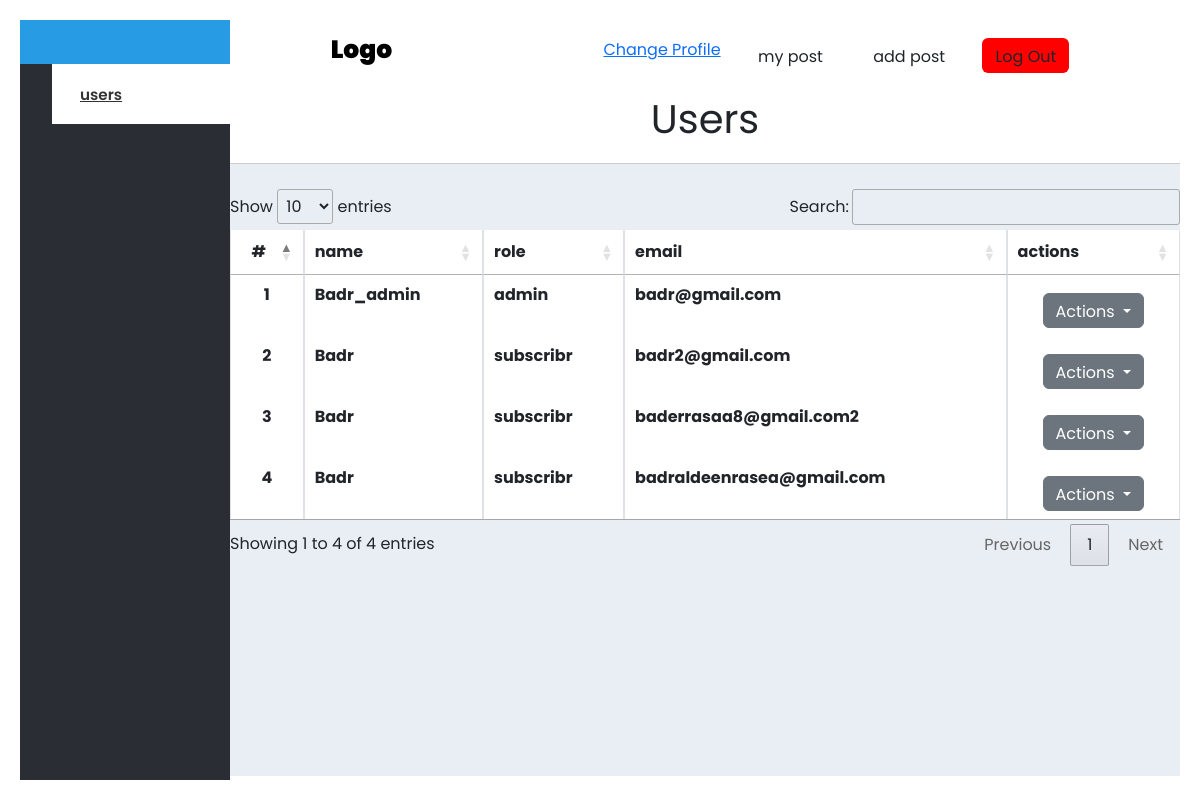
/admin_dashboard.php (signed in), run on an earlier commit of the app's database.
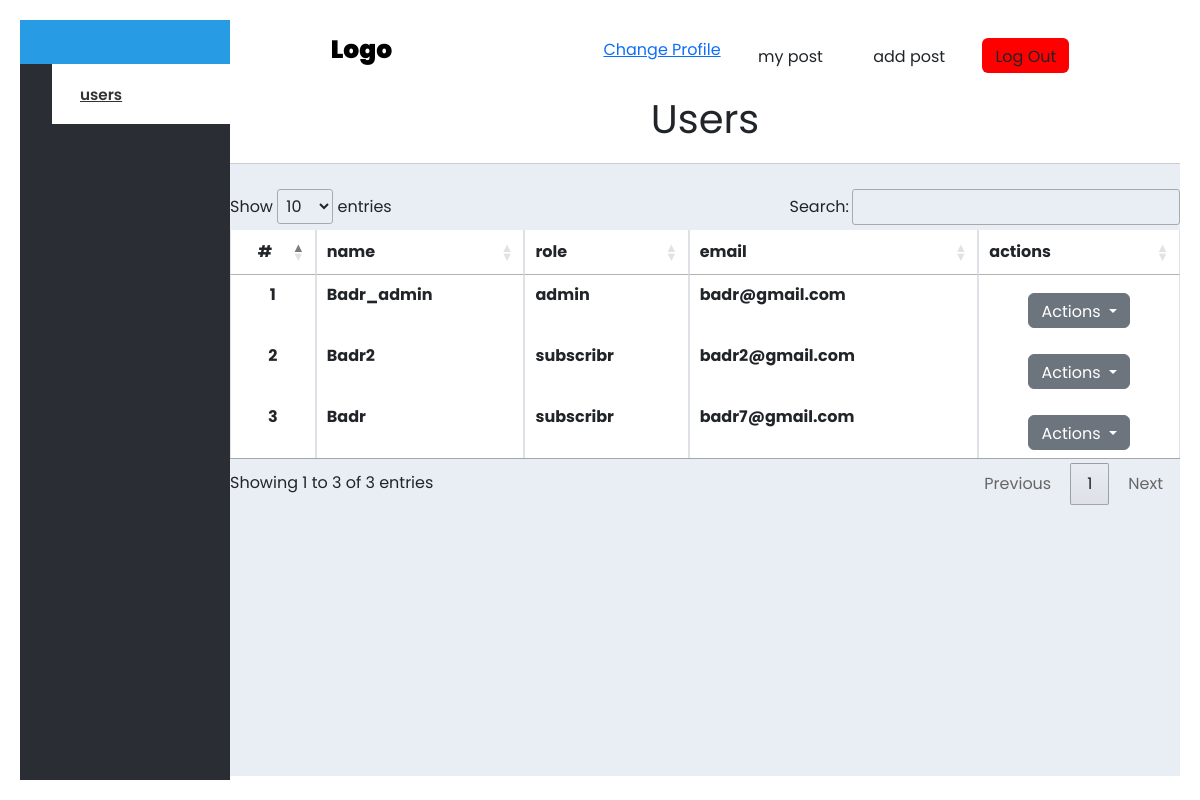
And on a later commit of the database.
### tables this page shows
CREATE TABLE `users` (
  `Id` int(11) NOT NULL,
  `Username` varchar(200) DEFAULT NULL,
  `Email` varchar(200) DEFAULT NULL,
  `Age` int(11) DEFAULT NULL,
  `Password` varchar(200) DEFAULT NULL,
  `verified` tinyint(1) DEFAULT 0,
  `Token` varchar(255) DEFAULT NULL,
  `roles` int(11) NOT NULL DEFAULT 2,
  `permissions` int(11) NOT NULL DEFAULT 2
);

### admin_dashboard.php (the view, shortened to what this page needs)
<?php
   include("php/config.php");
?>
<!DOCTYPE html>
<html lang="en">
<head>
    <link rel="stylesheet" href="style/style.css">
    <link rel="stylesheet" href="style/admin_style.css">
</head>
<body></body>
<section id="sidebar">
<div class="white-label">
</div>
<div id="sidebar-nav">
<ul>
<li class="active"><a href="#"><i class="fa fa-dashboard"></i> users</a></li>
</ul>
</div>
</section>
<section id="content">
<div class="nav">
    <div class="logo">
        <a href="index.php">Logo</a>
    </div>
    <div class="right-links">
        <?php
        $id = $_SESSION['id'];
        $query = mysqli_query($con, "SELECT * FROM users WHERE Id = $id");
        while ($result = mysqli_fetch_assoc($query)) {
            $res_id = $result['Id'];
        }
        echo "<a href='edit.php?Id=$res_id' class='link'>Change Profile</a>";
        ?>
        <a href="my_posts.php"><button class="btn">my post</button></a>
        <a href="new_post.php"><button class="btn"> add post</button></a>
        <a href="php/logout.php"><button class="btn" style="background-color: red;">Log Out</button></a>
    </div>
</div>
    <div class="content">
            <div class="content-header">
                <h1>Users</h1>
            </div>
<table class="table table-hover table-bordered" id="list2">
				<thead>
					<tr>
						<th class="text-center">#</th>
						<th>name</th>
						<th>role</th>
						<th>email</th>
						<th>actions</th>
					</tr>
				</thead>
				<tbody>
					<?php
					$i = 1;
					$qry = $con->query("SELECT * FROM users");
					while ($row = $qry->fetch_assoc()) :
					?>
						<tr>
							<th class="text-center"><?php echo $i++ ?></th>
							<td><b><?php echo ucwords($row['Username']) ?></b></td>
							<td><b>
									<?php if ($row['roles'] == 1) {
											echo "admin";
										}
                                        else
                                        echo "subscribr";
                                        ?>
								</b></td>
							<td><b><?php echo $row['Email'] ?></b></td>
							<td class="text-center">
    <div class="dropdown">
        <button class="btn btn-secondary dropdown-toggle" type="button" id="dropdownMenuButton" data-bs-toggle="dropdown" aria-expanded="false">
            Actions
        </button>
    </div>
</td>
						</tr>
					<?php endwhile; ?>
				</tbody>
			</table>
    </div>
</section>
<link href="https://stackpath.bootstrapcdn.com/bootstrap/5.3.0/css/bootstrap.min.css" rel="stylesheet">
<link rel="stylesheet" type="text/css" href="https://cdn.datatables.net/1.11.5/css/jquery.dataTables.css">

### style/style.css (style rules this page uses)
* { padding: 0; margin: 0; box-sizing: border-box; font-family: 'Poppins',sans-serif; }
body { background: #e4e9f7; }
.btn { height: 35px; background: rgba(76,68,182,0.808); border: 0; border-radius: 5px; color: #fff; font-size: 15px; cursor: pointer; transition: all .3s; margin-top: 10px; padding: 0px 10px; }
.nav { background: #fff; display: flex; flex-direction: row; justify-content: space-around; line-height: 60px; z-index: 100; }
.logo { font-size: 25px; font-weight: 900; }
.logo a { text-decoration: none; color: #000; }
.right-links a { padding: 0 10px; }
body { font-family: Arial, sans-serif; background-color: #f4f4f4; color: #333; margin: 0; padding: 0; }
body { font-family: Arial, sans-serif; background-color: #f0f0f0; padding: 20px; }
h1 { text-align: center; }
button { padding: 10px; background-color: #28a745; color: white; border: none; border-radius: 5px; cursor: pointer; }

### style/admin_style.css (style rules this page uses)
html, body { font-family: "Open Sans", sans-serif; height: 100%; }
body { background: #FFFFFF; height: 100%; }
ul { list-style: none; margin: 0; padding: 0; }
a { text-decoration: none; }
.white-label { float: left; background: #33373B; max-width: 210px; padding: 10px; min-height: 44px; background: #279BE4; width: 100%; max-height: 44px; }
#sidebar { overflow: hidden; width: 210px; height: 100%; float: left; background: #2A2D33; }
#sidebar-nav { width: 106%; height: calc(100% - 95px); padding: 0; background: #2A2D33; border-right: 1px solid #E0E0E0; overflow-y: scroll; }
#sidebar-nav ul li a { color: #C2C2C2; font-size: 0.95em; padding: 15px 20px; float: left; width: 100%; font-weight: 600; -webkit-box-sizing: border-box; -moz-box-sizing: border-box; box-sizing: border-box; }
#sidebar-nav ul li:hover a, #sidebar-nav ul li:hover a i, #sidebar-nav li.active a, #sidebar-nav li.active a i { color: #333; }
#sidebar-nav ul li.active a { background: #fff; color: #333; }
#sidebar-nav ul li.active a i { background: #fff; }
#sidebar-nav i { padding-right: 8px; font-size: 1.3em; color: #60636B; width: 25px; text-align: center; }
#content { float: left; width: calc(100% - 210px); height: 100%; word-wrap: break-word; background: #FFFFFF; font-family: Raleway, sans-serif; }
.content { float: left; background: #E9EEF4; width: 100%; height: calc(100% - 64px); -webkit-box-sizing: border-box; -moz-box-sizing: border-box; box-sizing: border-box; }
.content-header { background: #fff; float: left; width: 100%; margin-bottom: 15px; padding: 15px; -webkit-box-sizing: border-box; -moz-box-sizing: border-box; box-sizing: border-box; border-bottom: 1px solid #ccc; }
.content-header h1 { margin: 0; font-weight: normal; padding-bottom: 5px; }
body { font-family: Arial, sans-serif; background-color: #f8f9fa; margin: 0; padding: 20px; }
.dropdown { position: relative; display: inline-block; }
.dropdown-toggle { background-color: #007bff; color: white; border: none; padding: 6px 12px; font-size: 14px; cursor: pointer; border-radius: 4px; }
.btn { display: inline-block; padding: 6px 12px; font-size: 14px; font-weight: 400; text-align: center; cursor: pointer; border: 1px solid transparent; border-radius: 4px; transition: background-color 0.2s ease, border-color 0.2s ease; }
.btn-secondary { background-color: #6c757d; color: white; }
.sorting { background-color: #89a6c6; }

What changed in the data, as far as the page shows it:
removed users: Username "Badr", roles "subscribr", Email "badr2@gmail.com"
removed users: Username "Badr", roles "subscribr", Email "baderrasaa8@gmail.com2"
removed users: Username "Badr", roles "subscribr", Email "badraldeenrasea@gmail.com"
added users: Username "Badr2", roles "subscribr", Email "badr2@gmail.com"
added users: Username "Badr", roles "subscribr", Email "badr7@gmail.com"
Also different on the page:
text written by a page script: "Show entries Search: Showing 1 to 4 of 4 entries Previous 1 Next" → "Show entries Search: Showing 1 to 3 of 3 entries Previous 1 Next"
